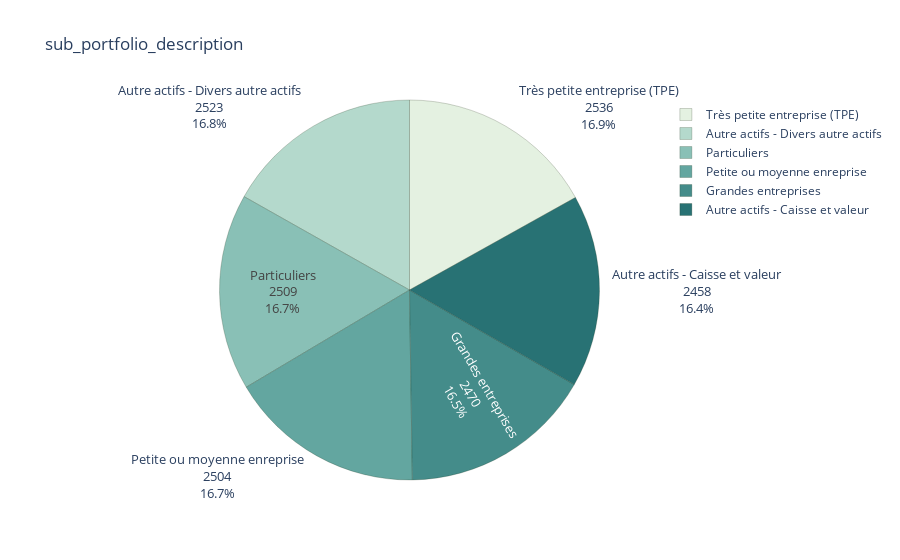

Here is the notebook cell this chart was saved with:
### Code cell
level_counts = df.sub_portfolio_description.value_counts()
fig = px.pie(
    values=level_counts.values,
    names=level_counts.index,
    color_discrete_sequence=px.colors.sequential.Mint,
    title='sub_portfolio_description '
)
fig.update_traces(
    textinfo='label+percent+value',
    textfont_size=13,
    marker=dict(line=dict(color='#102000', width=0.2))
)

fig.show()

### Figure 1 — Plotly figure (JSON) as saved in the notebook; plotly's stock layout.template omitted (floating-point values rounded to 4 significant figures)
{"data": [{"domain": {"x": [0, 1], "y": [0, 1]}, "hovertemplate": "label=%{label}<br>value=%{value}<extra></extra>", "labels": ["Très petite entreprise (TPE)", "Autre actifs - Divers autre actifs", "Particuliers", "Petite ou moyenne enreprise", "Grandes entreprises", "Autre actifs - Caisse et valeur"], "legendgroup": "", "marker": {"line": {"color": "#102000", "width": 0.2}}, "name": "", "showlegend": true, "textfont": {"size": 13}, "textinfo": "label+percent+value", "type": "pie", "values": [2536, 2523, 2509, 2504, 2470, 2458]}], "layout": {"legend": {"tracegroupgap": 0}, "piecolorway": ["rgb(228, 241, 225)", "rgb(180, 217, 204)", "rgb(137, 192, 182)", "rgb(99, 166, 160)", "rgb(68, 140, 138)", "rgb(40, 114, 116)", "rgb(13, 88, 95)"], "title": {"text": "sub_portfolio_description "}}}
